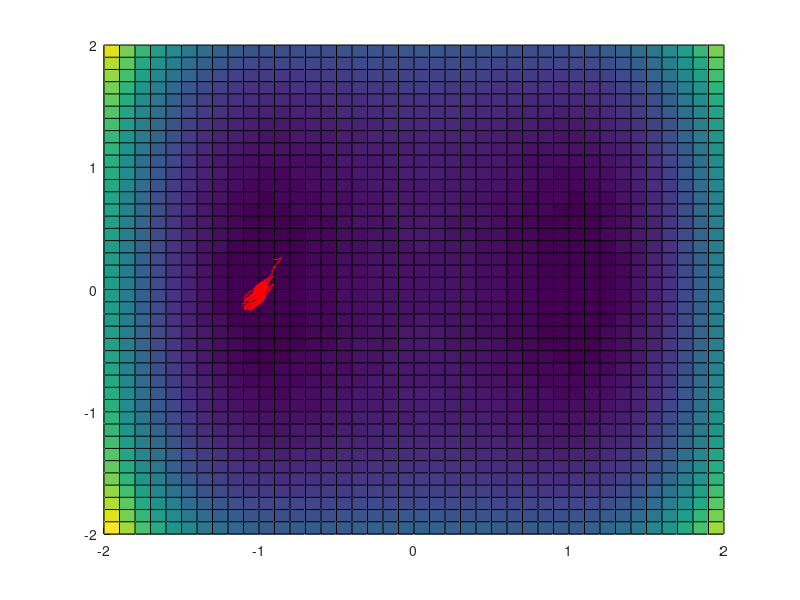

MATLAB code for this plot:
clear all; close all; clc
addpath('../Functions')


%%%%%%%%%%%%%%%%
%SDE parameters%
%%%%%%%%%%%%%%%%

%degree of Brownian noise
SDE.noise = 1/2;


%%%%%%%%%%%%%
%Drift terms%
%%%%%%%%%%%%%

%depth of wells
k=5;

%standard quartic SDE drift and derivative of drift
%f = -grad(U), where U is the potential energy landscape
%here the input x is a row vector of length 2
%U     = @(x) -2*k*x(1).^2 + x(2).^2 + (x(1).^2).*(x(2).^2) + k*(x(1).^4) + x(2).^4;
f{1}  = @(x) [4*k*x(1) - 2*x(1).*(x(2).^2) - 4*k*(x(1).^3), -2*x(2) - 2*(x(1).^2).*x(2) - 4*(x(2).^3)];
df{1} = @(x) [4*k - 2*(x(2).^2) - 12*k*(x(1).^2), -4*(x(1).*x(2));
              -4*(x(1).*x(2)), -2 - 2*(x(1).^2) - 12*(x(2).^2)]; % negative Hessian of U

drifts.f = f;
drifts.df = df;


%%%%%%%%%%%%%%%%%%%
%Domain parameters%
%%%%%%%%%%%%%%%%%%%

%time step
domain.dt       =  1/300;  %timestep (resolution)
domain.endtime  =  1;      %end of simulation

%%%%%%%%%%%%%%%%%%%%%%%%%%%%%%%%%
%Conditional sampling parameters%
%%%%%%%%%%%%%%%%%%%%%%%%%%%%%%%%%

%mean and standard deviation of initial and final observation gaussians
cond.mean = [-1 0; 1 0];  %first column is x coordiante, second column is y coordiante. Top row is start point, bottom row is end point.
cond.std  = [.01,.01];    %tight distributions on each end

n = 2; %dimension of the paths
cond.initial_pos      =  zeros(1,n);
for i = 1:n
    cond.initial_pos(i) = cond.std(1)*randn + cond.mean(1,i);
end

sigma  =  SDE.noise;

dt = domain.dt;
T  = domain.endtime;

X0  =  cond.initial_pos;

%initialize the time domain
t = 0:dt:T;

%compute initial paths with Langevin dynamics
initial_path       =  zeros(length(t),n); %first column is x coordinates, second column is y coordinates; each row is a point in R^2
initial_path(1,:)  =  X0;
    
for i = 1:(T/dt)
        
    initial_path(i+1,:) = initial_path(i,:) + f{1}(initial_path(i,:))*dt + sigma*sqrt(dt)*randn*ones(1,n);
    
end

%prints the initial path
%initial_path

%plotting the free energy landscape (heatmap)
[X,Y] = meshgrid(-2:.1:2);                                
Z = @(a) -2*a*(X.^2) + (Y.^2) + (X.^2).*(Y.^2) + a*(X.^4) + Y.^4;
surf(X,Y,Z(k))
view(2)

hold on

%plotting the initial path
plot(initial_path(:,1)', initial_path(:,2)', 'r')
axis([-2,2,-2,2])